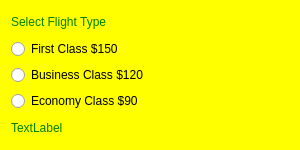
<?xml version="1.0" encoding="UTF-8"?>
<ui version="4.0">
 <class>Dialog</class>
 <widget class="QDialog" name="Dialog">
  <property name="geometry">
   <rect>
    <x>0</x>
    <y>0</y>
    <width>300</width>
    <height>150</height>
   </rect>
  </property>
  <property name="windowTitle">
   <string>Dialog</string>
  </property>
  <property name="styleSheet">
   <string notr="true">QDialog {
background-color:yellow
}

QLabel {
color:green
}</string>
  </property>
  <layout class="QVBoxLayout" name="verticalLayout_2">
   <item>
    <widget class="QLabel" name="label">
     <property name="text">
      <string>Select Flight Type </string>
     </property>
    </widget>
   </item>
   <item>
    <layout class="QVBoxLayout" name="verticalLayout">
     <item>
      <widget class="QRadioButton" name="rb_first">
       <property name="text">
        <string>First Class $150</string>
       </property>
      </widget>
     </item>
     <item>
      <widget class="QRadioButton" name="rb_business">
       <property name="text">
        <string>Business Class $120</string>
       </property>
      </widget>
     </item>
     <item>
      <widget class="QRadioButton" name="rb_eco">
       <property name="text">
        <string>Economy Class $90</string>
       </property>
      </widget>
     </item>
    </layout>
   </item>
   <item>
    <widget class="QLabel" name="label_2">
     <property name="text">
      <string>TextLabel</string>
     </property>
    </widget>
   </item>
  </layout>
 </widget>
 <resources/>
 <connections/>
</ui>
